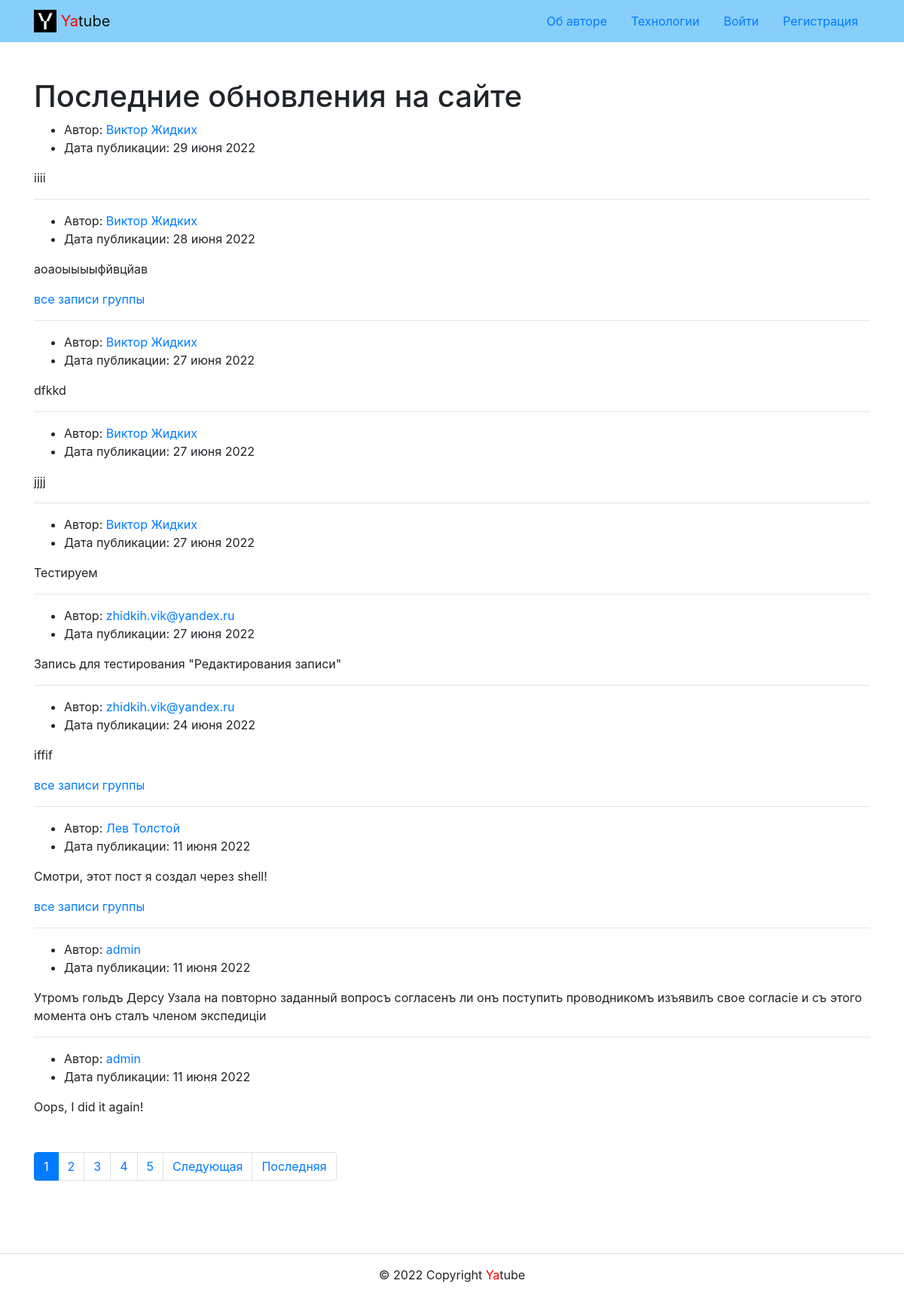
The page / on the database its author committed.
### posts/models.py (models this page shows, shortened)
class Post(models.Model):
    text = models.TextField()
    pub_date = models.DateTimeField(auto_now_add=True)
    author = models.ForeignKey(
        User,
        on_delete=models.CASCADE,
        related_name='posts'
    )
    group = models.ForeignKey(
        'Group',
        on_delete=models.SET_NULL,
        blank=True,
        null=True,
        related_name='posts'
    )
    class Meta:
        verbose_name = 'post'
        verbose_name_plural = 'posts'
        ordering = ('-pub_date',)

### posts/views.py (the view)
# urls.py: path('', views.index, name='index'),
def index(request):
    posts = Post.objects.all()
    paginator = Paginator(posts, 10)
    page_number = request.GET.get('page')
    page_obj = paginator.get_page(page_number)
    context = {
        'posts': posts,
        'page_obj': page_obj,
    }
    return render(request, 'posts/index.html', context)

### core/context_processors/year.py (called while the page is built)
def year (request):
    dt = datetime.date.today().year
    return {
        'year' : dt
    }

### templates/posts/index.html (shortened to what this page needs)
{% extends 'base.html' %}
    {% block content %}
      <div class="container py-5">
        <h1>Последние обновления на сайте</h1>
        {% for post in page_obj %}
          <article>
           <ul>
             <li>
              Автор:
              <a
                href= "{% url 'posts:profile' post.author %}">
                {% if post.author.get_full_name %}
                  {{ post.author.get_full_name }}
                {% else %}
                  {{ post.author.username }}
                {% endif %}
              </a>
             </li>
             <li>
               Дата публикации: {{ post.pub_date|date:"d E Y" }}
             </li>
           </ul>
           <p>
             {{ post.text }}
           </p>
           {% if post.group %}
           <a href="{% url 'posts:group_list' post.group.slug %}">все записи группы</a>
           {% endif %}
          </article>
        {% if not forloop.last %} <hr> {% endif %}
        {% endfor %}
        {% include 'posts/includes/paginator.html' %}
      </div>
    {% endblock %}

### rows shown on the page
Post: author.get_full_name "Виктор Жидких", pub_date "29 июня 2022", text "iiii"
Post: author.get_full_name "Виктор Жидких", pub_date "28 июня 2022", text "аоаоыыыыфйвцйав", shows "все записи группы"
Post: author.get_full_name "Виктор Жидких", pub_date "27 июня 2022", text "dfkkd"
Post: author.get_full_name "Виктор Жидких", pub_date "27 июня 2022", text "jjjj"
Post: author.get_full_name "Виктор Жидких", pub_date "27 июня 2022", text "Тестируем"
Post: author.username "zhidkih.vik@yandex.ru", pub_date "27 июня 2022", text "Запись для тестирования \"Редактирования записи\""
Post: author.username "zhidkih.vik@yandex.ru", pub_date "24 июня 2022", text "iffif", shows "все записи группы"
Post: author.get_full_name "Лев Толстой", pub_date "11 июня 2022", text "Смотри, этот пост я создал через shell!", shows "все записи группы"
Post: author.username "admin", pub_date "11 июня 2022", text "Утромъ гольдъ Дерсу Узала на повторно заданный вопросъ согласенъ ли онъ поступить проводникомъ изъявилъ свое согласіе и съ этого момента онъ сталъ членом экспедиціи"
Post: author.username "admin", pub_date "11 июня 2022", text "Oops, I did it again!"

### other values the page prints
{{ i }} "1"
{{ i }} "2" "3" "4" "5"
